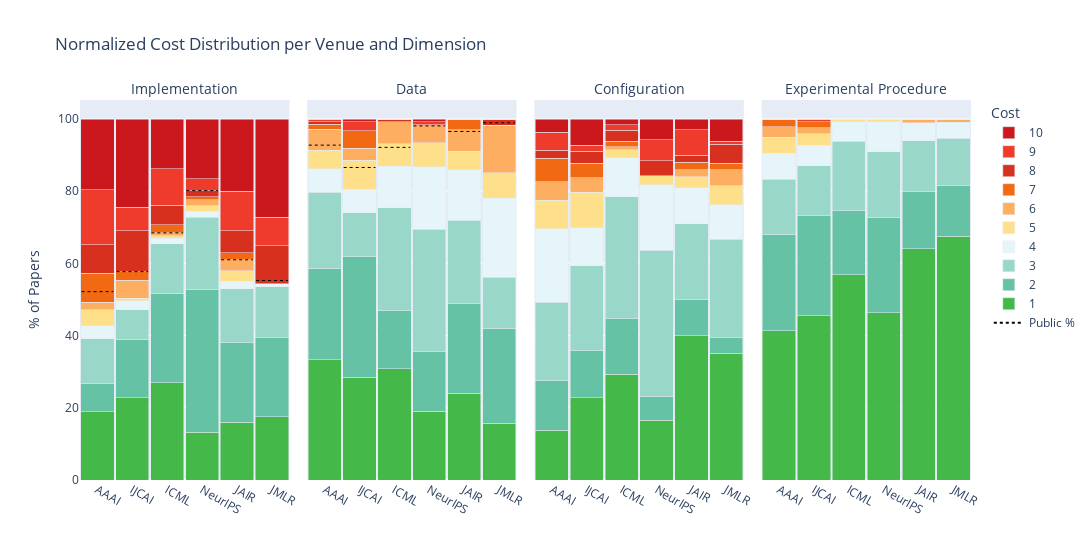

This figure's notebook cell:
### Markdown cell above
## Plot the dimension per Venue

### Code cell
import pandas as pd
import plotly.express as px
import plotly.graph_objects as go

# Step 1: Melt DataFrame using your dimensions
melted_df = df.melt(
    id_vars='source',
    value_vars=dimensions,
    var_name='Dimension',
    value_name='Cost'
)

# Step 2: Count occurrences
counts = (
    melted_df
    .groupby(['Dimension', 'source', 'Cost'])
    .size()
    .reset_index(name='count')
)

# Step 3: Normalize per (Dimension, source)
counts['total'] = counts.groupby(['Dimension', 'source'])['count'].transform('sum')
counts['percentage'] = counts['count'] / counts['total'] * 100

# Step 4: Convert Cost to string for discrete coloring
counts['Cost_str'] = counts['Cost'].astype(str)

# Step 5: Custom color palette (green → red)
custom_colors = [
    "#45b84a", "#66c2a4", "#99d8c9", "#e5f5f9", "#fee08b",
    "#fdae61", "#f16913", "#d7301f", "#ef3b2c", "#cb181d"
]

# Step 6: Define orders
dimension_order = dimensions

# Step 7: Plot stacked normalized bar chart
fig = px.bar(
    counts,
    x='source',
    y='percentage',
    color='Cost_str',
    facet_col='Dimension',
    barmode='stack',
    color_discrete_sequence=custom_colors,
    category_orders={
        'source': source_order,
        'Cost_str': [str(i) for i in range(1, 11)],
        'Dimension': dimension_order
    },
    title="Normalized Cost Distribution per Venue and Dimension"
)

# Step 9: Add dashed target lines for vars
implementation_rate = [df[df["source"] == source]["implementation_url"].mean() * 100 for source in source_order]
public_data_rate = [df[df["source"] == source]["public_data_fraction"].mean() * 100 for source in source_order]
# Alternative public data rate: The percentage of papers using atleast one or more public datasets?
# public_data_rate = [(df[df["source"] == source]["public_data_fraction"] > 0 ).mean() * 100 for source in source_order]

target_lines = pd.DataFrame({
    'source': source_order,
    'Implementation': implementation_rate,  # Replace with your actual target %
    'Data': public_data_rate,
})

# Melt to long form
target_long = target_lines.melt(
    id_vars='source',
    var_name='Dimension',
    value_name='target'
)

# Map Dimension to subplot index
facet_to_axis = {dim: i + 1 for i, dim in enumerate(dimension_order)}
source_pos = {label: i for i, label in enumerate(source_order)}
bargap = 0.05  # match your chart layout

# Add dashed line traces
first_line = True
for _, row in target_long.iterrows():
    dim = row['Dimension']
    if dim not in ['Implementation', 'Data']:
        continue

    facet_num = facet_to_axis[dim]
    xref = 'x' if facet_num == 1 else f'x{facet_num}'
    yref = 'y' if facet_num == 1 else f'y{facet_num}'

    pos = source_pos[row['source']]
    #total = len(source_order)

    # Convert categorical position to domain (0–1 range)
    x0 = (pos - 0.455)# / total
    x1 = (pos + 0.455)# / total

    fig.add_shape(
        type='line',
        x0=x0,
        x1=x1,
        y0=row['target'],
        y1=row['target'],
        xref=xref,
        yref=yref,
        line=dict(color='black', dash='dot', width=1, ),
        layer='above',
    )
    fig.add_trace(go.Scatter(
        x=[row['source'], row['source']],
        y=[row['target'], row['target']],
        mode='lines',
        line=dict(
            color='black',
            dash='dot',   # or 'dash', 'longdash', etc.
            width=2
        ),
        name='Public %',           # this adds it to the legend
        showlegend=first_line,   # only show it once!
        legendrank=999,
        hovertext=f'{row['target']:.2f}% Public',
        hoverinfo='text',
        xaxis=xref,
        yaxis=yref
    ))
    first_line = False

# Step 8: Clean layout and reverse legend
fig.update_layout(
    legend_traceorder="reversed",
    bargap=0.05,
    xaxis_title="",
    yaxis_title="% of Papers",
    legend_title="Cost",
    width=1400,
)

for annotation in fig.layout.annotations:
    if annotation.text.startswith("Dimension="):
        annotation.text = annotation.text.replace("Dimension=", "")
    annotation.font.size = 14  # ← increase title font size here

# Remove all facet x-axis titles
fig.for_each_xaxis(lambda ax: ax.update(title_text=""))

# Final render
fig.show()

### Figure 1 — Plotly figure (JSON) as saved in the notebook; plotly's stock layout.template omitted (floating-point values rounded to 4 significant figures)
{"data": [{"hovertemplate": "Cost_str=1<br>Dimension=Implementation<br>source=%{x}<br>percentage=%{y}<extra></extra>", "legendgroup": "1", "marker": {"color": "#45b84a", "pattern": {"shape": ""}}, "name": "1", "orientation": "v", "showlegend": true, "textposition": "auto", "type": "bar", "x": ["AAAI", "IJCAI", "ICML", "NeurIPS", "JAIR", "JMLR"], "xaxis": "x", "y": [18.84, 22.76, 26.92, 13.22, 16.0, 17.54], "yaxis": "y"}, {"hovertemplate": "Cost_str=1<br>Dimension=Data<br>source=%{x}<br>percentage=%{y}<extra></extra>", "legendgroup": "1", "marker": {"color": "#45b84a", "pattern": {"shape": ""}}, "name": "1", "orientation": "v", "showlegend": false, "textposition": "auto", "type": "bar", "x": ["AAAI", "IJCAI", "ICML", "NeurIPS", "JAIR", "JMLR"], "xaxis": "x2", "y": [33.33, 28.46, 30.77, 19.01, 24.0, 15.79], "yaxis": "y2"}, {"hovertemplate": "Cost_str=1<br>Dimension=Configuration<br>source=%{x}<br>percentage=%{y}<extra></extra>", "legendgroup": "1", "marker": {"color": "#45b84a", "pattern": {"shape": ""}}, "name": "1", "orientation": "v", "showlegend": false, "textposition": "auto", "type": "bar", "x": ["AAAI", "IJCAI", "ICML", "NeurIPS", "JAIR", "JMLR"], "xaxis": "x3", "y": [13.77, 22.76, 29.23, 16.53, 40.0, 35.09], "yaxis": "y3"}, {"hovertemplate": "Cost_str=1<br>Dimension=Experimental Procedure<br>source=%{x}<br>percentage=%{y}<extra></extra>", "legendgroup": "1", "marker": {"color": "#45b84a", "pattern": {"shape": ""}}, "name": "1", "orientation": "v", "showlegend": false, "textposition": "auto", "type": "bar", "x": ["AAAI", "IJCAI", "ICML", "NeurIPS", "JAIR", "JMLR"], "xaxis": "x4", "y": [41.3, 45.53, 56.92, 46.28, 64.0, 67.54], "yaxis": "y4"}, {"hovertemplate": "Cost_str=2<br>Dimension=Implementation<br>source=%{x}<br>percentage=%{y}<extra></extra>", "legendgroup": "2", "marker": {"color": "#66c2a4", "pattern": {"shape": ""}}, "name": "2", "orientation": "v", "showlegend": true, "textposition": "auto", "type": "bar", "x": ["AAAI", "IJCAI", "ICML", "NeurIPS", "JAIR", "JMLR"], "xaxis": "x", "y": [7.971, 16.26, 24.62, 39.67, 22.0, 21.93], "yaxis": "y"}, {"hovertemplate": "Cost_str=2<br>Dimension=Data<br>source=%{x}<br>percentage=%{y}<extra></extra>", "legendgroup": "2", "marker": {"color": "#66c2a4", "pattern": {"shape": ""}}, "name": "2", "orientation": "v", "showlegend": false, "textposition": "auto", "type": "bar", "x": ["AAAI", "IJCAI", "ICML", "NeurIPS", "JAIR", "JMLR"], "xaxis": "x2", "y": [25.36, 33.33, 16.15, 16.53, 25.0, 26.32], "yaxis": "y2"}, {"hovertemplate": "Cost_str=2<br>Dimension=Configuration<br>source=%{x}<br>percentage=%{y}<extra></extra>", "legendgroup": "2", "marker": {"color": "#66c2a4", "pattern": {"shape": ""}}, "name": "2", "orientation": "v", "showlegend": false, "textposition": "auto", "type": "bar", "x": ["AAAI", "IJCAI", "ICML", "NeurIPS", "JAIR", "JMLR"], "xaxis": "x3", "y": [13.77, 13.01, 15.38, 6.612, 10.0, 4.386], "yaxis": "y3"}, {"hovertemplate": "Cost_str=2<br>Dimension=Experimental Procedure<br>source=%{x}<br>percentage=%{y}<extra></extra>", "legendgroup": "2", "marker": {"color": "#66c2a4", "pattern": {"shape": ""}}, "name": "2", "orientation": "v", "showlegend": false, "textposition": "auto", "type": "bar", "x": ["AAAI", "IJCAI", "ICML", "NeurIPS", "JAIR", "JMLR"], "xaxis": "x4", "y": [26.81, 27.64, 17.69, 26.45, 16.0, 14.04], "yaxis": "y4"}, {"hovertemplate": "Cost_str=3<br>Dimension=Implementation<br>source=%{x}<br>percentage=%{y}<extra></extra>", "legendgroup": "3", "marker": {"color": "#99d8c9", "pattern": {"shape": ""}}, "name": "3", "orientation": "v", "showlegend": true, "textposition": "auto", "type": "bar", "x": ["AAAI", "IJCAI", "ICML", "NeurIPS", "JAIR", "JMLR"], "xaxis": "x", "y": [12.32, 8.13, 13.85, 19.83, 15.0, 14.04], "yaxis": "y"}, {"hovertemplate": "Cost_str=3<br>Dimension=Data<br>source=%{x}<br>percentage=%{y}<extra></extra>", "legendgroup": "3", "marker": {"color": "#99d8c9", "pattern": {"shape": ""}}, "name": "3", "orientation": "v", "showlegend": false, "textposition": "auto", "type": "bar", "x": ["AAAI", "IJCAI", "ICML", "NeurIPS", "JAIR", "JMLR"], "xaxis": "x2", "y": [21.01, 12.2, 28.46, 33.88, 23.0, 14.04], "yaxis": "y2"}, {"hovertemplate": "Cost_str=3<br>Dimension=Configuration<br>source=%{x}<br>percentage=%{y}<extra></extra>", "legendgroup": "3", "marker": {"color": "#99d8c9", "pattern": {"shape": ""}}, "name": "3", "orientation": "v", "showlegend": false, "textposition": "auto", "type": "bar", "x": ["AAAI", "IJCAI", "ICML", "NeurIPS", "JAIR", "JMLR"], "xaxis": "x3", "y": [21.74, 23.58, 33.85, 40.5, 21.0, 27.19], "yaxis": "y3"}, {"hovertemplate": "Cost_str=3<br>Dimension=Experimental Procedure<br>source=%{x}<br>percentage=%{y}<extra></extra>", "legendgroup": "3", "marker": {"color": "#99d8c9", "pattern": {"shape": ""}}, "name": "3", "orientation": "v", "showlegend": false, "textposition": "auto", "type": "bar", "x": ["AAAI", "IJCAI", "ICML", "NeurIPS", "JAIR", "JMLR"], "xaxis": "x4", "y": [15.22, 13.82, 19.23, 18.18, 14.0, 13.16], "yaxis": "y4"}, {"hovertemplate": "Cost_str=4<br>Dimension=Implementation<br>source=%{x}<br>percentage=%{y}<extra></extra>", "legendgroup": "4", "marker": {"color": "#e5f5f9", "pattern": {"shape": ""}}, "name": "4", "orientation": "v", "showlegend": true, "textposition": "auto", "type": "bar", "x": ["AAAI", "IJCAI", "ICML", "NeurIPS", "JAIR", "JMLR"], "xaxis": "x", "y": [3.623, 2.439, 1.538, 1.653, 2.0, 0.8772], "yaxis": "y"}, {"hovertemplate": "Cost_str=4<br>Dimension=Data<br>source=%{x}<br>percentage=%{y}<extra></extra>", "legendgroup": "4", "marker": {"color": "#e5f5f9", "pattern": {"shape": ""}}, "name": "4", "orientation": "v", "showlegend": false, "textposition": "auto", "type": "bar", "x": ["AAAI", "IJCAI", "ICML", "NeurIPS", "JAIR", "JMLR"], "xaxis": "x2", "y": [6.522, 6.504, 11.54, 17.36, 14.0, 21.93], "yaxis": "y2"}, {"hovertemplate": "Cost_str=4<br>Dimension=Configuration<br>source=%{x}<br>percentage=%{y}<extra></extra>", "legendgroup": "4", "marker": {"color": "#e5f5f9", "pattern": {"shape": ""}}, "name": "4", "orientation": "v", "showlegend": false, "textposition": "auto", "type": "bar", "x": ["AAAI", "IJCAI", "ICML", "NeurIPS", "JAIR", "JMLR"], "xaxis": "x3", "y": [20.29, 10.57, 10.77, 18.18, 10.0, 9.649], "yaxis": "y3"}, {"hovertemplate": "Cost_str=4<br>Dimension=Experimental Procedure<br>source=%{x}<br>percentage=%{y}<extra></extra>", "legendgroup": "4", "marker": {"color": "#e5f5f9", "pattern": {"shape": ""}}, "name": "4", "orientation": "v", "showlegend": false, "textposition": "auto", "type": "bar", "x": ["AAAI", "IJCAI", "ICML", "NeurIPS", "JAIR", "JMLR"], "xaxis": "x4", "y": [7.246, 5.691, 5.385, 8.264, 5.0, 4.386], "yaxis": "y4"}, {"hovertemplate": "Cost_str=5<br>Dimension=Implementation<br>source=%{x}<br>percentage=%{y}<extra></extra>", "legendgroup": "5", "marker": {"color": "#fee08b", "pattern": {"shape": ""}}, "name": "5", "orientation": "v", "showlegend": true, "textposition": "auto", "type": "bar", "x": ["AAAI", "IJCAI", "ICML", "NeurIPS", "JAIR", "JMLR"], "xaxis": "x", "y": [4.348, 0.813, 0.7692, 1.653, 3.0, 0.0], "yaxis": "y"}, {"hovertemplate": "Cost_str=5<br>Dimension=Data<br>source=%{x}<br>percentage=%{y}<extra></extra>", "legendgroup": "5", "marker": {"color": "#fee08b", "pattern": {"shape": ""}}, "name": "5", "orientation": "v", "showlegend": false, "textposition": "auto", "type": "bar", "x": ["AAAI", "IJCAI", "ICML", "NeurIPS", "JAIR", "JMLR"], "xaxis": "x2", "y": [5.072, 8.13, 6.154, 6.612, 5.0, 7.018], "yaxis": "y2"}, {"hovertemplate": "Cost_str=5<br>Dimension=Configuration<br>source=%{x}<br>percentage=%{y}<extra></extra>", "legendgroup": "5", "marker": {"color": "#fee08b", "pattern": {"shape": ""}}, "name": "5", "orientation": "v", "showlegend": false, "textposition": "auto", "type": "bar", "x": ["AAAI", "IJCAI", "ICML", "NeurIPS", "JAIR", "JMLR"], "xaxis": "x3", "y": [7.971, 9.756, 2.308, 2.479, 3.0, 5.263], "yaxis": "y3"}, {"hovertemplate": "Cost_str=5<br>Dimension=Experimental Procedure<br>source=%{x}<br>percentage=%{y}<extra></extra>", "legendgroup": "5", "marker": {"color": "#fee08b", "pattern": {"shape": ""}}, "name": "5", "orientation": "v", "showlegend": false, "textposition": "auto", "type": "bar", "x": ["AAAI", "IJCAI", "ICML", "NeurIPS", "JAIR", "JMLR"], "xaxis": "x4", "y": [4.348, 3.252, 0.7692, 0.8264, 0.0, 0.0], "yaxis": "y4"}, {"hovertemplate": "Cost_str=6<br>Dimension=Implementation<br>source=%{x}<br>percentage=%{y}<extra></extra>", "legendgroup": "6", "marker": {"color": "#fdae61", "pattern": {"shape": ""}}, "name": "6", "orientation": "v", "showlegend": true, "textposition": "auto", "type": "bar", "x": ["AAAI", "IJCAI", "ICML", "NeurIPS", "JAIR", "JMLR"], "xaxis": "x", "y": [2.174, 4.878, 0.7692, 1.653, 3.0, 0.0], "yaxis": "y"}, {"hovertemplate": "Cost_str=6<br>Dimension=Data<br>source=%{x}<br>percentage=%{y}<extra></extra>", "legendgroup": "6", "marker": {"color": "#fdae61", "pattern": {"shape": ""}}, "name": "6", "orientation": "v", "showlegend": false, "textposition": "auto", "type": "bar", "x": ["AAAI", "IJCAI", "ICML", "NeurIPS", "JAIR", "JMLR"], "xaxis": "x2", "y": [5.797, 3.252, 6.154, 4.959, 6.0, 13.16], "yaxis": "y2"}, {"hovertemplate": "Cost_str=6<br>Dimension=Configuration<br>source=%{x}<br>percentage=%{y}<extra></extra>", "legendgroup": "6", "marker": {"color": "#fdae61", "pattern": {"shape": ""}}, "name": "6", "orientation": "v", "showlegend": false, "textposition": "auto", "type": "bar", "x": ["AAAI", "IJCAI", "ICML", "NeurIPS", "JAIR", "JMLR"], "xaxis": "x3", "y": [5.072, 4.065, 0.7692, 0.0, 2.0, 4.386], "yaxis": "y3"}, {"hovertemplate": "Cost_str=6<br>Dimension=Experimental Procedure<br>source=%{x}<br>percentage=%{y}<extra></extra>", "legendgroup": "6", "marker": {"color": "#fdae61", "pattern": {"shape": ""}}, "name": "6", "orientation": "v", "showlegend": false, "textposition": "auto", "type": "bar", "x": ["AAAI", "IJCAI", "ICML", "NeurIPS", "JAIR", "JMLR"], "xaxis": "x4", "y": [2.899, 1.626, 0.0, 0.0, 1.0, 0.8772], "yaxis": "y4"}, {"hovertemplate": "Cost_str=7<br>Dimension=Implementation<br>source=%{x}<br>percentage=%{y}<extra></extra>", "legendgroup": "7", "marker": {"color": "#f16913", "pattern": {"shape": ""}}, "name": "7", "orientation": "v", "showlegend": true, "textposition": "auto", "type": "bar", "x": ["AAAI", "IJCAI", "ICML", "NeurIPS", "JAIR", "JMLR"], "xaxis": "x", "y": [7.971, 2.439, 2.308, 0.8264, 2.0, 0.0], "yaxis": "y"}, {"hovertemplate": "Cost_str=7<br>Dimension=Data<br>source=%{x}<br>percentage=%{y}<extra></extra>", "legendgroup": "7", "marker": {"color": "#f16913", "pattern": {"shape": ""}}, "name": "7", "orientation": "v", "showlegend": false, "textposition": "auto", "type": "bar", "x": ["AAAI", "IJCAI", "ICML", "NeurIPS", "JAIR", "JMLR"], "xaxis": "x2", "y": [1.449, 4.878, 0.0, 0.0, 3.0, 0.0], "yaxis": "y2"}, {"hovertemplate": "Cost_str=7<br>Dimension=Configuration<br>source=%{x}<br>percentage=%{y}<extra></extra>", "legendgroup": "7", "marker": {"color": "#f16913", "pattern": {"shape": ""}}, "name": "7", "orientation": "v", "showlegend": false, "textposition": "auto", "type": "bar", "x": ["AAAI", "IJCAI", "ICML", "NeurIPS", "JAIR", "JMLR"], "xaxis": "x3", "y": [6.522, 4.065, 1.538, 0.0, 2.0, 1.754], "yaxis": "y3"}, {"hovertemplate": "Cost_str=7<br>Dimension=Experimental Procedure<br>source=%{x}<br>percentage=%{y}<extra></extra>", "legendgroup": "7", "marker": {"color": "#f16913", "pattern": {"shape": ""}}, "name": "7", "orientation": "v", "showlegend": false, "textposition": "auto", "type": "bar", "x": ["AAAI", "IJCAI", "ICML", "NeurIPS", "JAIR", "JMLR"], "xaxis": "x4", "y": [2.174, 1.626, 0.0, 0.0, 0.0, 0.0], "yaxis": "y4"}, {"hovertemplate": "Cost_str=8<br>Dimension=Implementation<br>source=%{x}<br>percentage=%{y}<extra></extra>", "legendgroup": "8", "marker": {"color": "#d7301f", "pattern": {"shape": ""}}, "name": "8", "orientation": "v", "showlegend": true, "textposition": "auto", "type": "bar", "x": ["AAAI", "IJCAI", "ICML", "NeurIPS", "JAIR", "JMLR"], "xaxis": "x", "y": [7.971, 11.38, 5.385, 1.653, 6.0, 10.53], "yaxis": "y"}, {"hovertemplate": "Cost_str=8<br>Dimension=Data<br>source=%{x}<br>percentage=%{y}<extra></extra>", "legendgroup": "8", "marker": {"color": "#d7301f", "pattern": {"shape": ""}}, "name": "8", "orientation": "v", "showlegend": false, "textposition": "auto", "type": "bar", "x": ["AAAI", "IJCAI", "ICML", "NeurIPS", "JAIR", "JMLR"], "xaxis": "x2", "y": [0.7246, 0.0, 0.7692, 0.0, 0.0, 1.754], "yaxis": "y2"}, {"hovertemplate": "Cost_str=8<br>Dimension=Configuration<br>source=%{x}<br>percentage=%{y}<extra></extra>", "legendgroup": "8", "marker": {"color": "#d7301f", "pattern": {"shape": ""}}, "name": "8", "orientation": "v", "showlegend": false, "textposition": "auto", "type": "bar", "x": ["AAAI", "IJCAI", "ICML", "NeurIPS", "JAIR", "JMLR"], "xaxis": "x3", "y": [2.174, 3.252, 3.077, 4.132, 2.0, 5.263], "yaxis": "y3"}, {"hovertemplate": "Cost_str=8<br>Dimension=Experimental Procedure<br>source=%{x}<br>percentage=%{y}<extra></extra>", "legendgroup": "8", "marker": {"color": "#d7301f", "pattern": {"shape": ""}}, "name": "8", "orientation": "v", "showlegend": false, "textposition": "auto", "type": "bar", "x": ["AAAI", "IJCAI", "ICML", "NeurIPS", "JAIR", "JMLR"], "xaxis": "x4", "y": [0.0, 0.0, 0.0, 0.0, 0.0, 0.0], "yaxis": "y4"}, {"hovertemplate": "Cost_str=9<br>Dimension=Implementation<br>source=%{x}<br>percentage=%{y}<extra></extra>", "legendgroup": "9", "marker": {"color": "#ef3b2c", "pattern": {"shape": ""}}, "name": "9", "orientation": "v", "showlegend": true, "textposition": "auto", "type": "bar", "x": ["AAAI", "IJCAI", "ICML", "NeurIPS", "JAIR", "JMLR"], "xaxis": "x", "y": [15.22, 6.504, 10.0, 3.306, 11.0, 7.895], "yaxis": "y"}, {"hovertemplate": "Cost_str=9<br>Dimension=Data<br>source=%{x}<br>percentage=%{y}<extra></extra>", "legendgroup": "9", "marker": {"color": "#ef3b2c", "pattern": {"shape": ""}}, "name": "9", "orientation": "v", "showlegend": false, "textposition": "auto", "type": "bar", "x": ["AAAI", "IJCAI", "ICML", "NeurIPS", "JAIR", "JMLR"], "xaxis": "x2", "y": [0.7246, 2.439, 0.0, 0.8264, 0.0, 0.0], "yaxis": "y2"}, {"hovertemplate": "Cost_str=9<br>Dimension=Configuration<br>source=%{x}<br>percentage=%{y}<extra></extra>", "legendgroup": "9", "marker": {"color": "#ef3b2c", "pattern": {"shape": ""}}, "name": "9", "orientation": "v", "showlegend": false, "textposition": "auto", "type": "bar", "x": ["AAAI", "IJCAI", "ICML", "NeurIPS", "JAIR", "JMLR"], "xaxis": "x3", "y": [5.072, 1.626, 1.538, 5.785, 7.0, 0.8772], "yaxis": "y3"}, {"hovertemplate": "Cost_str=9<br>Dimension=Experimental Procedure<br>source=%{x}<br>percentage=%{y}<extra></extra>", "legendgroup": "9", "marker": {"color": "#ef3b2c", "pattern": {"shape": ""}}, "name": "9", "orientation": "v", "showlegend": false, "textposition": "auto", "type": "bar", "x": ["AAAI", "IJCAI", "ICML", "NeurIPS", "JAIR", "JMLR"], "xaxis": "x4", "y": [0.0, 0.813, 0.0, 0.0, 0.0, 0.0], "yaxis": "y4"}, {"hovertemplate": "Cost_str=10<br>Dimension=Implementation<br>source=%{x}<br>percentage=%{y}<extra></extra>", "legendgroup": "10", "marker": {"color": "#cb181d", "pattern": {"shape": ""}}, "name": "10", "orientation": "v", "showlegend": true, "textposition": "auto", "type": "bar", "x": ["AAAI", "IJCAI", "ICML", "NeurIPS", "JAIR", "JMLR"], "xaxis": "x", "y": [19.57, 24.39, 13.85, 16.53, 20.0, 27.19], "yaxis": "y"}, {"hovertemplate": "Cost_str=10<br>Dimension=Data<br>source=%{x}<br>percentage=%{y}<extra></extra>", "legendgroup": "10", "marker": {"color": "#cb181d", "pattern": {"shape": ""}}, "name": "10", "orientation": "v", "showlegend": false, "textposition": "auto", "type": "bar", "x": ["AAAI", "IJCAI", "ICML", "NeurIPS", "JAIR", "JMLR"], "xaxis": "x2", "y": [0.0, 0.813, 0.0, 0.8264, 0.0, 0.0], "yaxis": "y2"}, {"hovertemplate": "Cost_str=10<br>Dimension=Configuration<br>source=%{x}<br>percentage=%{y}<extra></extra>", "legendgroup": "10", "marker": {"color": "#cb181d", "pattern": {"shape": ""}}, "name": "10", "orientation": "v", "showlegend": false, "textposition": "auto", "type": "bar", "x": ["AAAI", "IJCAI", "ICML", "NeurIPS", "JAIR", "JMLR"], "xaxis": "x3", "y": [3.623, 7.317, 1.538, 5.785, 3.0, 6.14], "yaxis": "y3"}, {"hovertemplate": "Cost_str=10<br>Dimension=Experimental Procedure<br>source=%{x}<br>percentage=%{y}<extra></extra>", "legendgroup": "10", "marker": {"color": "#cb181d", "pattern": {"shape": ""}}, "name": "10", "orientation": "v", "showlegend": false, "textposition": "auto", "type": "bar", "x": ["AAAI", "IJCAI", "ICML", "NeurIPS", "JAIR", "JMLR"], "xaxis": "x4", "y": [0.0, 0.0, 0.0, 0.0, 0.0, 0.0], "yaxis": "y4"}, {"hoverinfo": "text", "hovertext": "52.17% Public", "legendrank": 999, "line": {"color": "black", "dash": "dot", "width": 2}, "mode": "lines", "name": "Public %", "showlegend": true, "type": "scatter", "x": ["AAAI", "AAAI"], "xaxis": "x", "y": [52.17, 52.17], "yaxis": "y"}, {"hoverinfo": "text", "hovertext": "57.72% Public", "legendrank": 999, "line": {"color": "black", "dash": "dot", "width": 2}, "mode": "lines", "name": "Public %", "showlegend": false, "type": "scatter", "x": ["IJCAI", "IJCAI"], "xaxis": "x", "y": [57.72, 57.72], "yaxis": "y"}, {"hoverinfo": "text", "hovertext": "68.46% Public", "legendrank": 999, "line": {"color": "black", "dash": "dot", "width": 2}, "mode": "lines", "name": "Public %", "showlegend": false, "type": "scatter", "x": ["ICML", "ICML"], "xaxis": "x", "y": [68.46, 68.46], "yaxis": "y"}, {"hoverinfo": "text", "hovertext": "80.17% Public", "legendrank": 999, "line": {"color": "black", "dash": "dot", "width": 2}, "mode": "lines", "name": "Public %", "showlegend": false, "type": "scatter", "x": ["NeurIPS", "NeurIPS"], "xaxis": "x", "y": [80.17, 80.17], "yaxis": "y"}, {"hoverinfo": "text", "hovertext": "61.00% Public", "legendrank": 999, "line": {"color": "black", "dash": "dot", "width": 2}, "mode": "lines", "name": "Public %", "showlegend": false, "type": "scatter", "x": ["JAIR", "JAIR"], "xaxis": "x", "y": [61, 61], "yaxis": "y"}, {"hoverinfo": "text", "hovertext": "55.26% Public", "legendrank": 999, "line": {"color": "black", "dash": "dot", "width": 2}, "mode": "lines", "name": "Public %", "showlegend": false, "type": "scatter", "x": ["JMLR", "JMLR"], "xaxis": "x", "y": [55.26, 55.26], "yaxis": "y"}, {"hoverinfo": "text", "hovertext": "92.76% Public", "legendrank": 999, "line": {"color": "black", "dash": "dot", "width": 2}, "mode": "lines", "name": "Public %", "showlegend": false, "type": "scatter", "x": ["AAAI", "AAAI"], "xaxis": "x2", "y": [92.76, 92.76], "yaxis": "y2"}, {"hoverinfo": "text", "hovertext": "86.57% Public", "legendrank": 999, "line": {"color": "black", "dash": "dot", "width": 2}, "mode": "lines", "name": "Public %", "showlegend": false, "type": "scatter", "x": ["IJCAI", "IJCAI"], "xaxis": "x2", "y": [86.57, 86.57], "yaxis": "y2"}, {"hoverinfo": "text", "hovertext": "92.14% Public", "legendrank": 999, "line": {"color": "black", "dash": "dot", "width": 2}, "mode": "lines", "name": "Public %", "showlegend": false, "type": "scatter", "x": ["ICML", "ICML"], "xaxis": "x2", "y": [92.14, 92.14], "yaxis": "y2"}, {"hoverinfo": "text", "hovertext": "98.09% Public", "legendrank": 999, "line": {"color": "black", "dash": "dot", "width": 2}, "mode": "lines", "name": "Public %", "showlegend": false, "type": "scatter", "x": ["NeurIPS", "NeurIPS"], "xaxis": "x2", "y": [98.09, 98.09], "yaxis": "y2"}, {"hoverinfo": "text", "hovertext": "96.55% Public", "legendrank": 999, "line": {"color": "black", "dash": "dot", "width": 2}, "mode": "lines", "name": "Public %", "showlegend": false, "type": "scatter", "x": ["JAIR", "JAIR"], "xaxis": "x2", "y": [96.55, 96.55], "yaxis": "y2"}, {"hoverinfo": "text", "hovertext": "98.95% Public", "legendrank": 999, "line": {"color": "black", "dash": "dot", "width": 2}, "mode": "lines", "name": "Public %", "showlegend": false, "type": "scatter", "x": ["JMLR", "JMLR"], "xaxis": "x2", "y": [98.95, 98.95], "yaxis": "y2"}], "layout": {"annotations": [{"font": {"size": 14}, "showarrow": false, "text": "Implementation", "x": 0.1175, "xanchor": "center", "xref": "paper", "y": 1, "yanchor": "bottom", "yref": "paper"}, {"font": {"size": 14}, "showarrow": false, "text": "Data", "x": 0.3725, "xanchor": "center", "xref": "paper", "y": 1, "yanchor": "bottom", "yref": "paper"}, {"font": {"size": 14}, "showarrow": false, "text": "Configuration", "x": 0.6275, "xanchor": "center", "xref": "paper", "y": 1, "yanchor": "bottom", "yref": "paper"}, {"font": {"size": 14}, "showarrow": false, "text": "Experimental Procedure", "x": 0.8825, "xanchor": "center", "xref": "paper", "y": 1, "yanchor": "bottom", "yref": "paper"}], "bargap": 0.05, "barmode": "stack", "legend": {"title": {"text": "Cost"}, "tracegroupgap": 0, "traceorder": "reversed"}, "shapes": [{"layer": "above", "line": {"color": "black", "dash": "dot", "width": 1}, "type": "line", "x0": -0.455, "x1": 0.455, "xref": "x", "y0": 52.17, "y1": 52.17, "yref": "y"}, {"layer": "above", "line": {"color": "black", "dash": "dot", "width": 1}, "type": "line", "x0": 0.545, "x1": 1.455, "xref": "x", "y0": 57.72, "y1": 57.72, "yref": "y"}, {"layer": "above", "line": {"color": "black", "dash": "dot", "width": 1}, "type": "line", "x0": 1.545, "x1": 2.455, "xref": "x", "y0": 68.46, "y1": 68.46, "yref": "y"}, {"layer": "above", "line": {"color": "black", "dash": "dot", "width": 1}, "type": "line", "x0": 2.545, "x1": 3.455, "xref": "x", "y0": 80.17, "y1": 80.17, "yref": "y"}, {"layer": "above", "line": {"color": "black", "dash": "dot", "width": 1}, "type": "line", "x0": 3.545, "x1": 4.455, "xref": "x", "y0": 61, "y1": 61, "yref": "y"}, {"layer": "above", "line": {"color": "black", "dash": "dot", "width": 1}, "type": "line", "x0": 4.545, "x1": 5.455, "xref": "x", "y0": 55.26, "y1": 55.26, "yref": "y"}, {"layer": "above", "line": {"color": "black", "dash": "dot", "width": 1}, "type": "line", "x0": -0.455, "x1": 0.455, "xref": "x2", "y0": 92.76, "y1": 92.76, "yref": "y2"}, {"layer": "above", "line": {"color": "black", "dash": "dot", "width": 1}, "type": "line", "x0": 0.545, "x1": 1.455, "xref": "x2", "y0": 86.57, "y1": 86.57, "yref": "y2"}, {"layer": "above", "line": {"color": "black", "dash": "dot", "width": 1}, "type": "line", "x0": 1.545, "x1": 2.455, "xref": "x2", "y0": 92.14, "y1": 92.14, "yref": "y2"}, {"layer": "above", "line": {"color": "black", "dash": "dot", "width": 1}, "type": "line", "x0": 2.545, "x1": 3.455, "xref": "x2", "y0": 98.09, "y1": 98.09, "yref": "y2"}, {"layer": "above", "line": {"color": "black", "dash": "dot", "width": 1}, "type": "line", "x0": 3.545, "x1": 4.455, "xref": "x2", "y0": 96.55, "y1": 96.55, "yref": "y2"}, {"layer": "above", "line": {"color": "black", "dash": "dot", "width": 1}, "type": "line", "x0": 4.545, "x1": 5.455, "xref": "x2", "y0": 98.95, "y1": 98.95, "yref": "y2"}], "title": {"text": "Normalized Cost Distribution per Venue and Dimension"}, "width": 1400, "xaxis": {"anchor": "y", "categoryarray": ["AAAI", "IJCAI", "ICML", "NeurIPS", "JAIR", "JMLR"], "categoryorder": "array", "domain": [0, 0.235], "title": {"text": ""}}, "xaxis2": {"anchor": "y2", "categoryarray": ["AAAI", "IJCAI", "ICML", "NeurIPS", "JAIR", "JMLR"], "categoryorder": "array", "domain": [0.255, 0.49], "matches": "x", "title": {"text": ""}}, "xaxis3": {"anchor": "y3", "categoryarray": ["AAAI", "IJCAI", "ICML", "NeurIPS", "JAIR", "JMLR"], "categoryorder": "array", "domain": [0.51, 0.745], "matches": "x", "title": {"text": ""}}, "xaxis4": {"anchor": "y4", "categoryarray": ["AAAI", "IJCAI", "ICML", "NeurIPS", "JAIR", "JMLR"], "categoryorder": "array", "domain": [0.765, 1.0], "matches": "x", "title": {"text": ""}}, "yaxis": {"anchor": "x", "domain": [0, 1], "title": {"text": "% of Papers"}}, "yaxis2": {"anchor": "x2", "domain": [0, 1], "matches": "y", "showticklabels": false}, "yaxis3": {"anchor": "x3", "domain": [0, 1], "matches": "y", "showticklabels": false}, "yaxis4": {"anchor": "x4", "domain": [0, 1], "matches": "y", "showticklabels": false}}}
